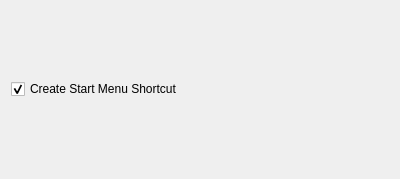
<?xml version="1.0" encoding="UTF-8"?>
<ui version="4.0">
 <class>RegisterFileCheckBoxForm</class>
 <widget class="QWidget" name="StartMenuCheckBoxForm">
  <property name="geometry">
   <rect>
    <x>0</x>
    <y>0</y>
    <width>400</width>
    <height>179</height>
   </rect>
  </property>
  <property name="windowTitle">
   <string>Form</string>
  </property>
  <layout class="QVBoxLayout" name="verticalLayout">
   <item>
    <widget class="QCheckBox" name="StartMenuCheckBox">
     <property name="text">
      <string>Create Start Menu Shortcut</string>
     </property>
     <property name="checked">
      <bool>true</bool>
     </property>
    </widget>
   </item>
  </layout>
 </widget>
 <resources/>
 <connections/>
</ui>
